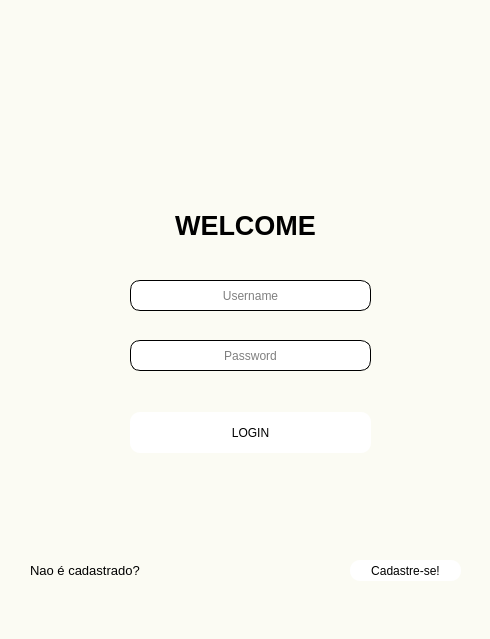
<?xml version="1.0" encoding="UTF-8"?>
<ui version="4.0">
 <class>telaLogin</class>
 <widget class="QMainWindow" name="telaLogin">
  <property name="geometry">
   <rect>
    <x>0</x>
    <y>0</y>
    <width>490</width>
    <height>639</height>
   </rect>
  </property>
  <property name="windowTitle">
   <string>Login</string>
  </property>
  <property name="styleSheet">
   <string notr="true">background-color: rgb(251, 251, 243);</string>
  </property>
  <widget class="QWidget" name="centralwidget">
   <widget class="QLabel" name="label">
    <property name="geometry">
     <rect>
      <x>-10</x>
      <y>0</y>
      <width>521</width>
      <height>161</height>
     </rect>
    </property>
    <property name="text">
     <string/>
    </property>
    <property name="pixmap">
     <pixmap>Logo.png</pixmap>
    </property>
   </widget>
   <widget class="QPushButton" name="btnLogin">
    <property name="geometry">
     <rect>
      <x>130</x>
      <y>412</y>
      <width>241</width>
      <height>41</height>
     </rect>
    </property>
    <property name="styleSheet">
     <string notr="true">background-color: rgb(255, 255, 255);
border-radius: 10px;
border-style: outset;

</string>
    </property>
    <property name="text">
     <string>LOGIN</string>
    </property>
   </widget>
   <widget class="QLineEdit" name="inputUsername">
    <property name="geometry">
     <rect>
      <x>130</x>
      <y>280</y>
      <width>241</width>
      <height>31</height>
     </rect>
    </property>
    <property name="font">
     <font>
      <strikeout>false</strikeout>
     </font>
    </property>
    <property name="styleSheet">
     <string notr="true">background-color: rgb(255, 255, 255);
border-radius: 10px;
border-style: outset;
border-width: 1px;
</string>
    </property>
    <property name="text">
     <string/>
    </property>
    <property name="echoMode">
     <enum>QLineEdit::Normal</enum>
    </property>
    <property name="cursorPosition">
     <number>0</number>
    </property>
    <property name="alignment">
     <set>Qt::AlignCenter</set>
    </property>
    <property name="placeholderText">
     <string>Username</string>
    </property>
   </widget>
   <widget class="QLabel" name="label_2">
    <property name="geometry">
     <rect>
      <x>130</x>
      <y>190</y>
      <width>231</width>
      <height>71</height>
     </rect>
    </property>
    <property name="font">
     <font>
      <family>MS Shell Dlg 2</family>
      <pointsize>20</pointsize>
      <weight>75</weight>
      <bold>true</bold>
     </font>
    </property>
    <property name="styleSheet">
     <string notr="true"/>
    </property>
    <property name="frameShape">
     <enum>QFrame::NoFrame</enum>
    </property>
    <property name="frameShadow">
     <enum>QFrame::Plain</enum>
    </property>
    <property name="text">
     <string>WELCOME</string>
    </property>
    <property name="alignment">
     <set>Qt::AlignCenter</set>
    </property>
    <property name="textInteractionFlags">
     <set>Qt::NoTextInteraction</set>
    </property>
   </widget>
   <widget class="QLineEdit" name="inputPassword">
    <property name="geometry">
     <rect>
      <x>130</x>
      <y>340</y>
      <width>241</width>
      <height>31</height>
     </rect>
    </property>
    <property name="font">
     <font>
      <strikeout>false</strikeout>
     </font>
    </property>
    <property name="styleSheet">
     <string notr="true">background-color: rgb(255, 255, 255);
border-radius:10px;
border-style: outset;
border-width: 1px;
</string>
    </property>
    <property name="text">
     <string/>
    </property>
    <property name="echoMode">
     <enum>QLineEdit::Password</enum>
    </property>
    <property name="cursorPosition">
     <number>0</number>
    </property>
    <property name="alignment">
     <set>Qt::AlignCenter</set>
    </property>
    <property name="placeholderText">
     <string>Password</string>
    </property>
   </widget>
   <widget class="QLabel" name="label_3">
    <property name="geometry">
     <rect>
      <x>30</x>
      <y>555</y>
      <width>131</width>
      <height>31</height>
     </rect>
    </property>
    <property name="font">
     <font>
      <pointsize>10</pointsize>
     </font>
    </property>
    <property name="text">
     <string>Nao é cadastrado?</string>
    </property>
   </widget>
   <widget class="QPushButton" name="btnTelaCadastro">
    <property name="geometry">
     <rect>
      <x>350</x>
      <y>560</y>
      <width>111</width>
      <height>21</height>
     </rect>
    </property>
    <property name="font">
     <font>
      <kerning>false</kerning>
     </font>
    </property>
    <property name="toolTip">
     <string/>
    </property>
    <property name="whatsThis">
     <string/>
    </property>
    <property name="styleSheet">
     <string notr="true">background-color: rgb(255, 255, 255);
border-radius: 10px;
border-style: outset;

</string>
    </property>
    <property name="text">
     <string>Cadastre-se!</string>
    </property>
   </widget>
  </widget>
  <widget class="QMenuBar" name="menubar">
   <property name="geometry">
    <rect>
     <x>0</x>
     <y>0</y>
     <width>490</width>
     <height>21</height>
    </rect>
   </property>
  </widget>
  <widget class="QStatusBar" name="statusbar"/>
 </widget>
 <resources/>
 <connections/>
</ui>
